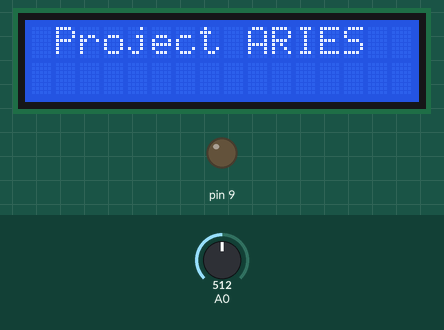
A sketch run on a simulated Arduino Uno, built with avr-gcc and run on an emulated ATmega328P. Parts: 16×2 character LCD, output pins drawn as LEDs (lit = HIGH). The test bench sets the inputs (shaded band); at power-on: A0 = 512. The modem accepts every AT command (registered, SIM ready, sends succeed) and sends nothing else.

Above: at 0.1 s.
At 27.2 s:
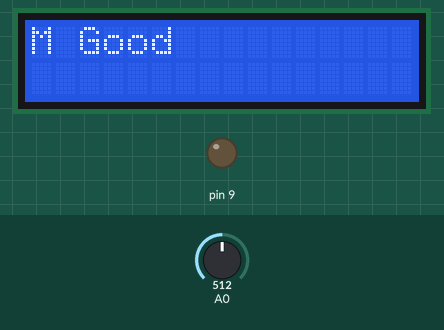

The sketch:

mainarise.ino
```cpp
#include<SoftwareSerial.h>
#include<LiquidCrystal.h>
SoftwareSerial gsm(6, 7);
const int rs = 12, en = 11, d4 = 5, d5 = 4, d6 = 3, d7 = 2;
LiquidCrystal lcd(rs, en, d4, d5, d6, d7);
int Threshold;  // whether the string is complete

String textmessage;


void setup()


{

  lcd.begin(16, 2);

  lcd.print(" Project ARIES");
  pinMode(A0, INPUT);
  pinMode(9, OUTPUT);
  digitalWrite(9,LOW);
  delay(10000);
  Serial.begin(9600);
  gsm.begin(9600);
  gsm.println("AT+CMGF=1");
    delay(5000);

}
void loop()
{

{
  if(gsm.available()>0){
    textmessage=gsm.readString();
    textmessage.toLowerCase();
    delay(10);}
    if(textmessage.indexOf("rainy")>=0){
      Threshold=400;
      textmessage="";
    }
    else
    {Threshold=750;
    textmessage="";
    }
  }


//lcd.clear();
  //  lcd.setCursor(0, 1);
  //  lcd.print(Threshold);
//delay(500);


  int val = analogRead(A0);


  if (val > Threshold)
  {
    lcd.setCursor(0, 1);
    lcd.print("M LOW");
    delay(1000);

    lcd.clear();
    lcd.setCursor(0, 1);
    lcd.print("S MSG");
    //gsm.println("AT+CMGF=1");
    //delay(5000);

    gsm.println("AT+CMGS=\"+918559877405\"\r");
    gsm.println("Moisture is low ,turning motor on");
    delay(1000);

    gsm.println((char)26);
    delay(5000);

    lcd.clear();
    lcd.setCursor(0, 1);
    lcd.print("MM ON");
    do {
      digitalWrite(9, HIGH);
      delay(5000);
      val = analogRead(A0);
    } while (val > Threshold);
    lcd.clear();
  }
  else
  {
    lcd.clear();
    gsm.println("AT+CMGF=1");
    delay(5000);

    gsm.println("AT+CMGS=\"+918559877405\"\r");
    gsm.println("Soil is in good condition, Motor is turning off ");
    delay(1000);

    gsm.println((char)26);
    delay(5000);
    lcd.clear();
    lcd.setCursor(0, 0);
    lcd.clear();
    lcd.print("M Good");
    while (val < Threshold) {
      digitalWrite(9, LOW);
      val = analogRead(A0);
    }

  }
  lcd.clear();
}
```
